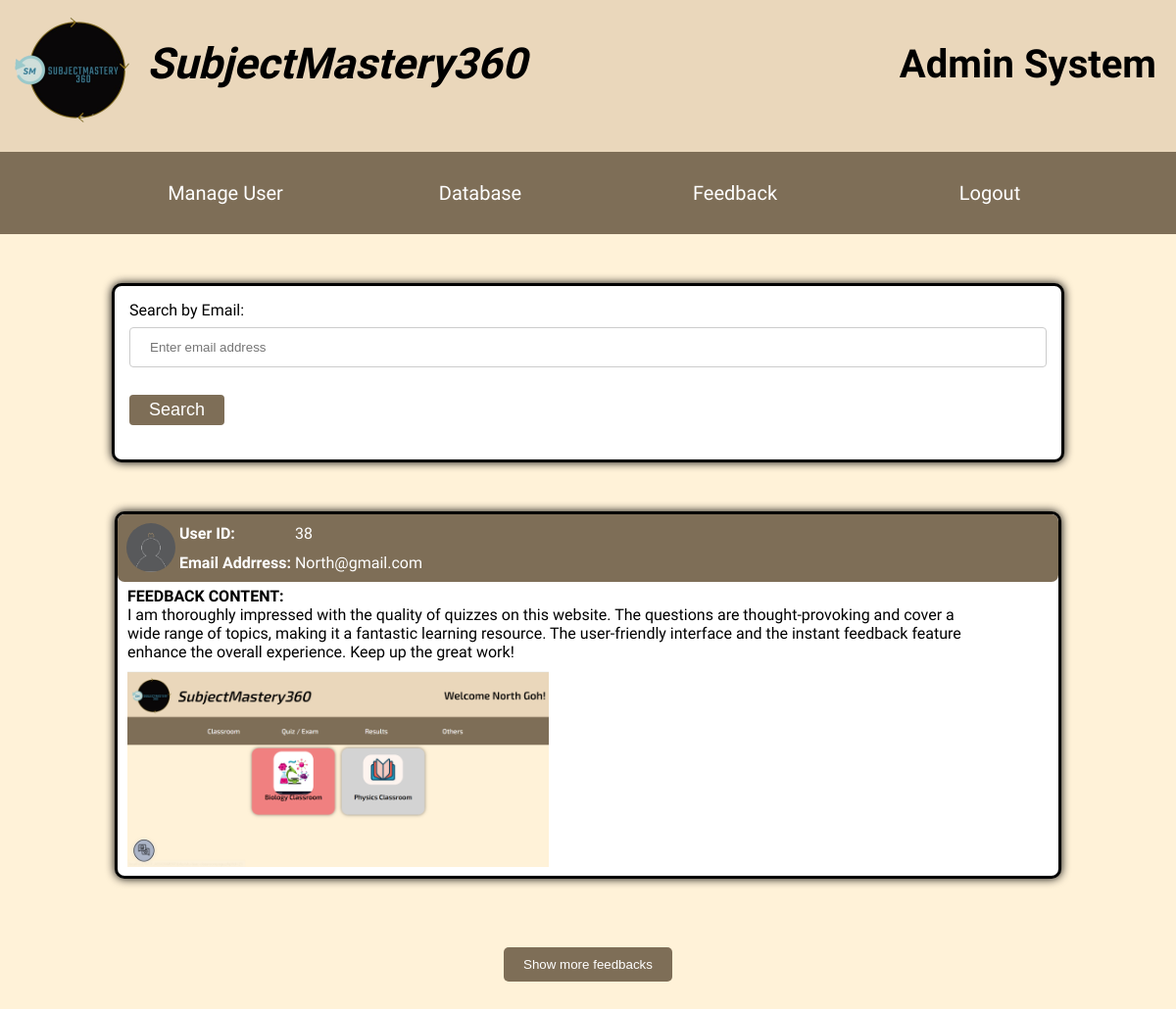
Page /php/ajax-viewfeedback.php (signed in) on the committed database.
### tables this page shows
CREATE TABLE `feedback` (
  `feedback_id` int(11) NOT NULL,
  `user_id` int(11) NOT NULL,
  `feedback_content` text NOT NULL CHECK (octet_length(`feedback_content`) > 0)
);

CREATE TABLE `user` (
  `user_id` int(11) NOT NULL,
  `role_id` int(11) DEFAULT NULL,
  `username` varchar(15) NOT NULL,
  `user_first_name` varchar(15) NOT NULL,
  `user_last_name` varchar(15) NOT NULL,
  `email_address` varchar(255) NOT NULL,
  `password` varchar(22) NOT NULL,
  `institute_name` varchar(255) DEFAULT NULL,
  `profile_picture` varchar(255) DEFAULT 'user.png'
);

CREATE TABLE `feedback_attachment` (
  `feedback_attachment_id` int(11) NOT NULL,
  `feedback_id` int(11) NOT NULL,
  `feedback_file_name` varchar(255) NOT NULL
);

### php/ajax-viewfeedback.php (the view, shortened to what this page needs)
<?php
    include "dbconn.php";
    include "admin-menu.php";
    if(isset($_POST['search_submit'])) {
        $searchEmail = mysqli_real_escape_string($connection, $_POST['search_email']);
        $query = "SELECT * FROM user
                  INNER JOIN feedback ON user.user_id = feedback.user_id
                  WHERE user.email_address LIKE '%$searchEmail'
                  OR user.email_address LIKE '$searchEmail%'
                  OR user.email_address LIKE '%$searchEmail%'
                  LIMIT 1";
        } else {
            $query = "SELECT * FROM user
                      INNER JOIN feedback ON user.user_id = feedback.user_id
                      LIMIT 1";
        }
?>
<!DOCTYPE html>
<html lang="en">
<head>
    <link rel="stylesheet" href="../css/admin-viewfeedback.css">
    <link rel="stylesheet" href="../css/animation.css">
</head>
<body>
    <div class="form">
        <form id="search-form" method="post" action="">
            <label for="search-email">Search by Email:</label>
            <input type="text" id="search-email" name="search_email" placeholder="Enter email address">
            <button type="submit" name="search_submit" class="btnSubmit">Search</button>
        </form>
    </div>
    <?php
        $result = mysqli_query($connection, $query);
        while ($row = mysqli_fetch_assoc($result)) {
    ?>
    <div class="feedback-box">
        <div class="personal-info">
            <table class="table-feedback">
                <tr>
                    <td rowspan="2" class="feedback-column">
                        <div id="profile-picture" style="border: 0px">
                            <img class="profile-picture" src="../data/<?php echo 'image' . $row["profile_picture"]; ?>" width="50" height="50" title="<?php echo $row['profile_picture']; ?>">
                        </div>
                    </td>
                    <td class="feedback-column">
                        <b>User ID: </b>
                    </td>
                    <td class="feedback-column">
                        <div id="user-id">
                            <?php echo $row['user_id']; ?>
                        </div>
                    </td>
                </tr>
                <tr>
                    <td class="feedback-column">
                        <b>Email Addrress: </b>
                    </td>
                    <td class="feedback-column">
                        <div id="username">
                            <?php echo $row['email_address']; ?>
                        </div>
                    </td>
                </tr>
            </table>
        </div>
        <div class="feedback-content">
            <div id="feedback-content">
                <?php echo "<b>FEEDBACK CONTENT: <br></b>". $row['feedback_content']; ?>
            </div>
            <?php
                $fetchid = $row['feedback_id'];
                $fetchquery = "SELECT * FROM feedback_attachment WHERE feedback_id = '$fetchid'";
                $fetchresult = mysqli_query($connection, $fetchquery);
                if (mysqli_num_rows($fetchresult) > 0) {
                    while ($fetchrow = mysqli_fetch_assoc($fetchresult)) {
                        echo "<div id='attachment'><img src='../data/image". $fetchrow['feedback_file_name']."' height ='200' width='auto'></img></div>";
                    }
                }
            ?>
        </div>
    </div>
    <div class="showbtn">
        <button id="buttonId">Show more feedbacks</button>
    </div>
</body>
</html>
<?php
        }
?>

### css/adminmenu.css (style rules this page uses)
body { margin: 0; padding: 0; background-color: #FFF2D8; font-family: 'Exo 2', sans-serif; }

### css/admin-viewfeedback.css (style rules this page uses)
.feedback-box { width: 80%; margin: 0 auto; margin-top: 50px; border: 3px solid #000; border-radius: 10px; background-color: #fff; box-shadow: 0 0 10px #000; }
.profile-picture { border-radius: 50%; }
#profile-picture { margin-top: 3px; }
.table-feedback { padding: 3px; margin: 3px; }
.feedback-column { margin-right: 10px; }
.personal-info { width: 100%; background-color: #7E6E57; border-radius: 7px; margin-top: -3px; }
.feedback-content { width: 90%; background-color: #fff; border-radius: 7px; margin: 5px; margin-left: 10px }
#attachment { margin-top: 10px; }
td { color:#fff; }
.form { width: 78%; margin: 0 auto; margin-top: 50px; border: 3px solid #000; border-radius: 10px; background-color: #fff; box-shadow: 0 0 10px #000; padding: 15px; }
input[type=text] { width: 100%; padding: 12px 20px; margin: 8px 0; border-radius: 4px; box-sizing: border-box; border: 1px solid #ccc; resize: vertical; }
.btnSubmit { background-color: #7E6E57; color: white; padding: 5px 20px; border: none; border-radius: 4px; cursor: pointer; font-size: 18px; }
.feedback-box { margin-bottom: 50px; }

### css/animation.css (style rules this page uses)
body { animation: transitionIn 0.75s; }

### php/ajax-viewfeedback.php (style rules this page uses)
.showbtn { text-align: center; margin: 20px 0px 20px 0px; }
button { text-align: center; margin: 20px 0px 20px 0px; padding: 10px 20px 10px 20px; background-color: #7E6E57; color: white; border: none; cursor: pointer; border-radius: 5px; }

### rows in the picture
feedback: user.profile_picture (picture), user "38", user.email_address "North@gmail.com", feedback_content "I am thoroughly impressed with the quality of quizzes on this website. The questions are thought-provoking and cover a wide range of topics, making it a fantastic learning resource. The user-friendly interface and the instant feedback feature enhance the overall experience. Keep up the great work!"
feedback_attachment: feedback_file_name (picture)
